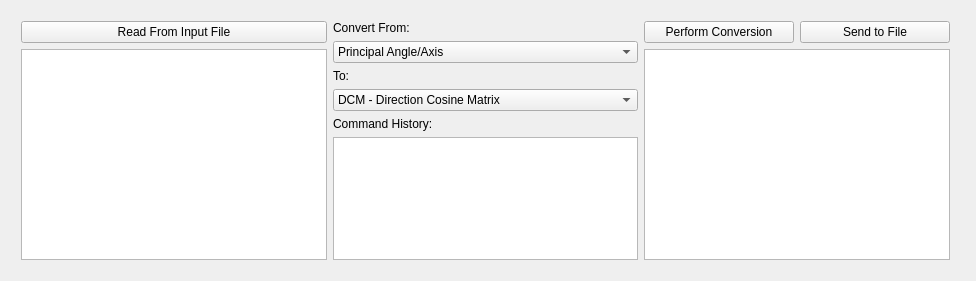
<?xml version="1.0" encoding="UTF-8"?>
<ui version="4.0">
 <class>AttPar</class>
 <widget class="QMainWindow" name="AttPar">
  <property name="geometry">
   <rect>
    <x>0</x>
    <y>0</y>
    <width>976</width>
    <height>281</height>
   </rect>
  </property>
  <property name="windowTitle">
   <string>AttPar</string>
  </property>
  <widget class="QWidget" name="centralWidget">
   <widget class="QWidget" name="horizontalLayoutWidget_2">
    <property name="geometry">
     <rect>
      <x>10</x>
      <y>10</y>
      <width>951</width>
      <height>261</height>
     </rect>
    </property>
    <layout class="QHBoxLayout" name="horizontalLayout_2">
     <item>
      <layout class="QVBoxLayout" name="verticalLayout_2">
       <item>
        <widget class="QPushButton" name="pushButton">
         <property name="text">
          <string>Read From Input File</string>
         </property>
        </widget>
       </item>
       <item>
        <widget class="QTableWidget" name="tableWidget"/>
       </item>
      </layout>
     </item>
     <item>
      <layout class="QVBoxLayout" name="verticalLayout">
       <item>
        <widget class="QLabel" name="label">
         <property name="text">
          <string>Convert From:</string>
         </property>
        </widget>
       </item>
       <item>
        <widget class="QComboBox" name="comboBox">
         <item>
          <property name="text">
           <string>Principal Angle/Axis</string>
          </property>
         </item>
         <item>
          <property name="text">
           <string>DCM - Direction Cosine Matrix</string>
          </property>
         </item>
         <item>
          <property name="text">
           <string>Quaternions</string>
          </property>
         </item>
         <item>
          <property name="text">
           <string>Eular Angles</string>
          </property>
         </item>
         <item>
          <property name="text">
           <string>Gibbs Vector</string>
          </property>
         </item>
         <item>
          <property name="text">
           <string>Cayley-Klein</string>
          </property>
         </item>
        </widget>
       </item>
       <item>
        <widget class="QLabel" name="label_2">
         <property name="text">
          <string>To:</string>
         </property>
        </widget>
       </item>
       <item>
        <widget class="QComboBox" name="comboBox_2">
         <item>
          <property name="text">
           <string>DCM - Direction Cosine Matrix</string>
          </property>
         </item>
         <item>
          <property name="text">
           <string>Principal Angle/Axis</string>
          </property>
         </item>
         <item>
          <property name="text">
           <string>Quaternions</string>
          </property>
         </item>
         <item>
          <property name="text">
           <string>Eular Angles</string>
          </property>
         </item>
         <item>
          <property name="text">
           <string>Gibbs Vector</string>
          </property>
         </item>
         <item>
          <property name="text">
           <string>Cayley-Klein</string>
          </property>
         </item>
        </widget>
       </item>
       <item>
        <widget class="QLabel" name="label_3">
         <property name="text">
          <string>Command History:</string>
         </property>
        </widget>
       </item>
       <item>
        <widget class="QPlainTextEdit" name="plainTextEdit"/>
       </item>
      </layout>
     </item>
     <item>
      <layout class="QVBoxLayout" name="verticalLayout_3">
       <item>
        <layout class="QHBoxLayout" name="horizontalLayout">
         <item>
          <widget class="QPushButton" name="pushButton_3">
           <property name="text">
            <string>Perform Conversion</string>
           </property>
          </widget>
         </item>
         <item>
          <widget class="QPushButton" name="pushButton_2">
           <property name="text">
            <string>Send to File</string>
           </property>
          </widget>
         </item>
        </layout>
       </item>
       <item>
        <widget class="QTableWidget" name="tableWidget_2"/>
       </item>
      </layout>
     </item>
    </layout>
   </widget>
  </widget>
 </widget>
 <layoutdefault spacing="6" margin="11"/>
 <resources/>
 <connections/>
</ui>
